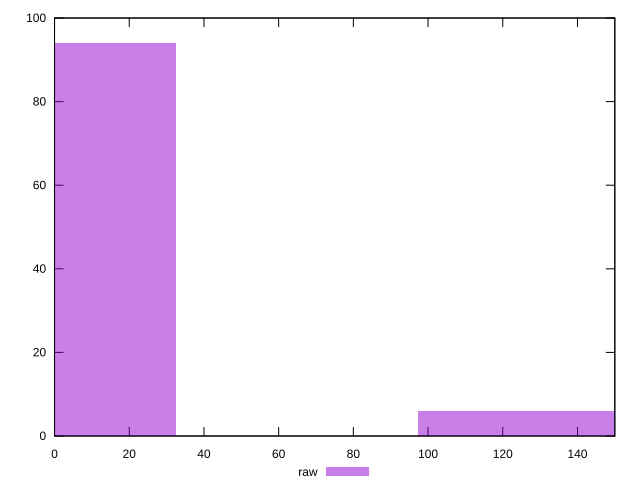

Write the gnuplot code that produced this figure.
reset

$raw <<EOF
129.75409888362225 6
0 94
EOF

set key outside below
set boxwidth 64.87704944181112
set xrange [0:150]
set yrange [0:100]
set trange [0:100]
set style fill transparent solid 0.5 noborder
set terminal svg size 640, 490 enhanced background rgb 'white'
set output "report_0_00242021-02-20T12:25:28.543Z/uses-http2/samples/pages+cached+noadtech+nomedia+nocss/raw/histogram.svg"

plot $raw title "raw" with boxes

reset
